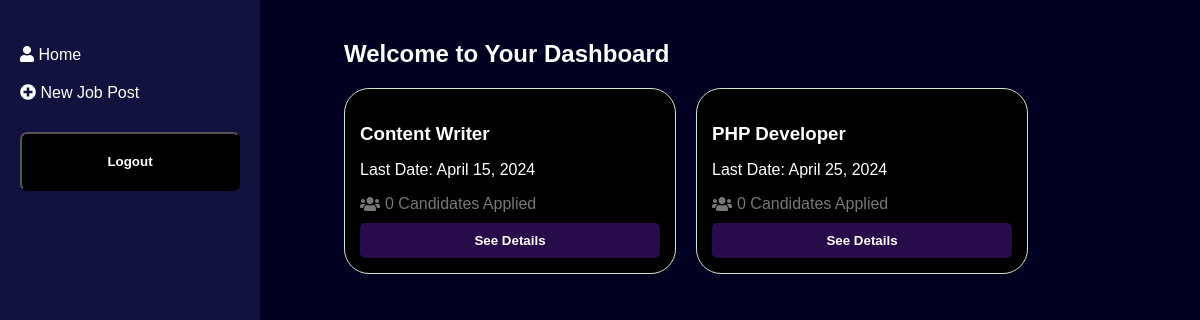
/hrdash/ (signed in), run on the app's committed database.
### hr/models.py (models this page shows, shortened)
class JobPost(models.Model):
    user = models.ForeignKey(to=User,on_delete=models.CASCADE)
    title = models.CharField(max_length=200)
    address = models.CharField(max_length=100)
    compnayName = models.CharField(max_length=100)
    salaryLow = models.IntegerField(default=0)
    salaryHigh = models.IntegerField(default=0)
    applyCount =  models.IntegerField(default=0)
    lastDateToApply = models.DateField()

### hr/views.py (the view)
# urls.py: path('hrdash/',views.hrHome,name='hrdash'),
@login_required
def hrHome(request):
    jobposts = JobPost.objects.filter(user=request.user)
    return render(request,'hr/hrdash.html',{'jobposts':jobposts})

### hr/templates/hr/hrdash.html (shortened to what this page needs)
{% load static %}
<!DOCTYPE html>
<html lang="en">
<head>
  <link rel="stylesheet" href="https://cdnjs.cloudflare.com/ajax/libs/font-awesome/5.15.3/css/all.min.css">
  <link rel="stylesheet" href="{% static 'css/style_hrdash.css' %}">
</head>
<body>
  <div class="container">
    {% include "hr/navbar.html" %}
    <div class="content">
      <h2>Welcome to Your Dashboard</h2>
      <div class="job-cards">
        {% for job in jobposts %}
        <div class="job-card">
          <h3>{{job.title}}</h3>
          <p>Last Date: {{job.lastDateToApply}}</p>
          <div class="apply-count">
            <i class="fas fa-users"></i>
            <span>{{job.applyCount}} Candidates Applied</span>
          </div>
          <button class="details-button"><a href="{% url 'candidatedetails' job.id %}" style="text-decoration: none; color: inherit;">See Details</a></button>
        </div>
        {% endfor %}
      </div>
    </div>
  </div>
</body>
</html>

### hr/static/css/style_hrdash.css (style rules this page uses)
body { margin: 0; background-color: rgb(0, 0, 33); color: white; font-family: 'poppins', sans-serif; display: flex; min-height: 100vh; }
.container { display: flex; flex-direction: row; }
.content { flex: 1; padding: 20px; margin-left: 4rem; width: 50rem; }
.job-cards { display: flex; flex-wrap: wrap; gap: 20px; margin-top: 20px; }
.job-card { background-color: black; box-shadow: 0px 2px 8px rgba(0, 0, 0, 0.1); padding: 20px; width: 300px; padding: 15px; position: relative; overflow: hidden; transition: transform 0.2s ease-in-out; border: 1px solid #cce7d0; border-radius: 25px; cursor: pointer; }
.job-card h3 { margin-bottom: 10px; }
.apply-count { display: flex; align-items: center; margin-bottom: 10px; color: #777777; }
.apply-count i { margin-right: 5px; }
.job-card button { display: block; width: 100%; padding: 10px; background-color: rgb(39, 11, 75); border: none; border-radius: 5px; color: white; cursor: pointer; font-weight: bold; transition: background-color 0.3s; }

### data on the page
JobPost: title "Content Writer", lastDateToApply "April 15, 2024", applyCount "0"
JobPost: title "PHP Developer", lastDateToApply "April 25, 2024", applyCount "0"
